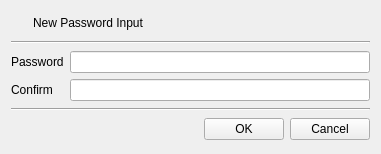
<?xml version="1.0" encoding="UTF-8"?>
<ui version="4.0">
 <class>NewPasswdDlg</class>
 <widget class="QDialog" name="NewPasswdDlg">
  <property name="geometry">
   <rect>
    <x>0</x>
    <y>0</y>
    <width>376</width>
    <height>154</height>
   </rect>
  </property>
  <property name="windowTitle">
   <string>New Password Window</string>
  </property>
  <layout class="QVBoxLayout" name="verticalLayout">
   <item>
    <layout class="QGridLayout" name="gridLayout_3">
     <item row="0" column="1">
      <widget class="QLabel" name="mTitleLabel">
       <property name="text">
        <string>New Password Input</string>
       </property>
      </widget>
     </item>
     <item row="0" column="0">
      <widget class="QPushButton" name="pushButton">
       <property name="minimumSize">
        <size>
         <width>16</width>
         <height>0</height>
        </size>
       </property>
       <property name="maximumSize">
        <size>
         <width>16</width>
         <height>16777215</height>
        </size>
       </property>
       <property name="text">
        <string/>
       </property>
       <property name="icon">
        <iconset resource="cryptokiman.qrc">
         <normaloff>:/images/passwd.png</normaloff>:/images/passwd.png</iconset>
       </property>
       <property name="flat">
        <bool>true</bool>
       </property>
      </widget>
     </item>
    </layout>
   </item>
   <item>
    <widget class="Line" name="line">
     <property name="orientation">
      <enum>Qt::Horizontal</enum>
     </property>
    </widget>
   </item>
   <item>
    <layout class="QGridLayout" name="gridLayout">
     <item row="0" column="0">
      <widget class="QLabel" name="label_2">
       <property name="text">
        <string>Password</string>
       </property>
      </widget>
     </item>
     <item row="1" column="0">
      <widget class="QLabel" name="label_3">
       <property name="text">
        <string>Confirm</string>
       </property>
      </widget>
     </item>
     <item row="0" column="1">
      <widget class="QLineEdit" name="mPasswdText">
       <property name="minimumSize">
        <size>
         <width>300</width>
         <height>0</height>
        </size>
       </property>
       <property name="echoMode">
        <enum>QLineEdit::Password</enum>
       </property>
      </widget>
     </item>
     <item row="1" column="1">
      <widget class="QLineEdit" name="mConfirmText">
       <property name="echoMode">
        <enum>QLineEdit::Password</enum>
       </property>
      </widget>
     </item>
    </layout>
   </item>
   <item>
    <widget class="Line" name="line_2">
     <property name="orientation">
      <enum>Qt::Horizontal</enum>
     </property>
    </widget>
   </item>
   <item>
    <layout class="QGridLayout" name="gridLayout_2">
     <item row="0" column="2">
      <widget class="QPushButton" name="mCancelBtn">
       <property name="text">
        <string>Cancel</string>
       </property>
      </widget>
     </item>
     <item row="0" column="1">
      <widget class="QPushButton" name="mOKBtn">
       <property name="text">
        <string>OK</string>
       </property>
      </widget>
     </item>
     <item row="0" column="0">
      <spacer name="horizontalSpacer">
       <property name="orientation">
        <enum>Qt::Horizontal</enum>
       </property>
       <property name="sizeHint" stdset="0">
        <size>
         <width>40</width>
         <height>20</height>
        </size>
       </property>
      </spacer>
     </item>
    </layout>
   </item>
  </layout>
 </widget>
 <tabstops>
  <tabstop>mPasswdText</tabstop>
  <tabstop>mConfirmText</tabstop>
  <tabstop>mOKBtn</tabstop>
  <tabstop>mCancelBtn</tabstop>
 </tabstops>
 <resources>
  <include location="cryptokiman.qrc"/>
 </resources>
 <connections/>
</ui>
